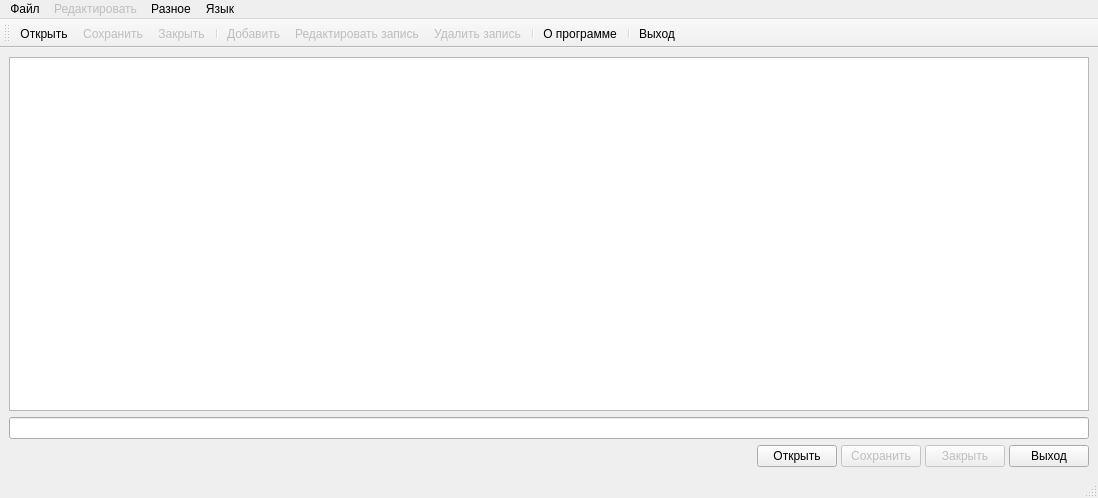
<?xml version="1.0" encoding="UTF-8"?>
<ui version="4.0">
 <class>MainWindow</class>
 <widget class="QMainWindow" name="MainWindow">
  <property name="geometry">
   <rect>
    <x>0</x>
    <y>0</y>
    <width>1098</width>
    <height>498</height>
   </rect>
  </property>
  <property name="windowTitle">
   <string>MainWindow</string>
  </property>
  <widget class="QWidget" name="centralwidget">
   <layout class="QVBoxLayout" name="verticalLayout">
    <item>
     <widget class="TableWidget" name="tableWidget"/>
    </item>
    <item>
     <widget class="QLineEdit" name="lineEdit"/>
    </item>
    <item>
     <layout class="QHBoxLayout" name="horizontalLayout">
      <property name="spacing">
       <number>4</number>
      </property>
      <item>
       <spacer name="horizontalSpacer">
        <property name="orientation">
         <enum>Qt::Horizontal</enum>
        </property>
        <property name="sizeHint" stdset="0">
         <size>
          <width>40</width>
          <height>20</height>
         </size>
        </property>
       </spacer>
      </item>
      <item>
       <widget class="QPushButton" name="pushOpen">
        <property name="text">
         <string>Открыть</string>
        </property>
       </widget>
      </item>
      <item>
       <widget class="QPushButton" name="pushSave">
        <property name="enabled">
         <bool>false</bool>
        </property>
        <property name="text">
         <string>Сохранить</string>
        </property>
       </widget>
      </item>
      <item>
       <widget class="QPushButton" name="pushClose">
        <property name="enabled">
         <bool>false</bool>
        </property>
        <property name="text">
         <string>Закрыть</string>
        </property>
       </widget>
      </item>
      <item>
       <widget class="QPushButton" name="pushExit">
        <property name="text">
         <string>Выход</string>
        </property>
       </widget>
      </item>
     </layout>
    </item>
   </layout>
  </widget>
  <widget class="QMenuBar" name="menubar">
   <property name="geometry">
    <rect>
     <x>0</x>
     <y>0</y>
     <width>1098</width>
     <height>21</height>
    </rect>
   </property>
   <widget class="QMenu" name="menu">
    <property name="title">
     <string>Файл</string>
    </property>
    <addaction name="actionOpen"/>
    <addaction name="actionSave"/>
    <addaction name="actionClose"/>
   </widget>
   <widget class="QMenu" name="menu_2">
    <property name="enabled">
     <bool>false</bool>
    </property>
    <property name="title">
     <string>Редактировать</string>
    </property>
    <addaction name="actionAdd"/>
    <addaction name="actionEdit"/>
    <addaction name="actionDelete"/>
   </widget>
   <widget class="QMenu" name="menu_3">
    <property name="title">
     <string>Разное</string>
    </property>
    <addaction name="actionInfo"/>
    <addaction name="actionExit"/>
   </widget>
   <widget class="QMenu" name="menu_lang">
    <property name="title">
     <string>Язык</string>
    </property>
   </widget>
   <addaction name="menu"/>
   <addaction name="menu_2"/>
   <addaction name="menu_3"/>
   <addaction name="menu_lang"/>
  </widget>
  <widget class="QStatusBar" name="statusbar"/>
  <widget class="QToolBar" name="toolBar">
   <property name="windowTitle">
    <string>toolBar</string>
   </property>
   <attribute name="toolBarArea">
    <enum>TopToolBarArea</enum>
   </attribute>
   <attribute name="toolBarBreak">
    <bool>false</bool>
   </attribute>
   <addaction name="actionOpen"/>
   <addaction name="actionSave"/>
   <addaction name="actionClose"/>
   <addaction name="separator"/>
   <addaction name="actionAdd"/>
   <addaction name="actionEdit"/>
   <addaction name="actionDelete"/>
   <addaction name="separator"/>
   <addaction name="actionInfo"/>
   <addaction name="separator"/>
   <addaction name="actionExit"/>
  </widget>
  <action name="actionOpen">
   <property name="icon">
    <iconset resource="icon.qrc">
     <normaloff>:/new/icons/icon/open.png</normaloff>:/new/icons/icon/open.png</iconset>
   </property>
   <property name="text">
    <string>Открыть</string>
   </property>
  </action>
  <action name="actionSave">
   <property name="enabled">
    <bool>false</bool>
   </property>
   <property name="icon">
    <iconset resource="icon.qrc">
     <normaloff>:/new/icons/icon/save.png</normaloff>:/new/icons/icon/save.png</iconset>
   </property>
   <property name="text">
    <string>Сохранить</string>
   </property>
  </action>
  <action name="actionClose">
   <property name="enabled">
    <bool>false</bool>
   </property>
   <property name="icon">
    <iconset resource="icon.qrc">
     <normaloff>:/new/icons/icon/close.png</normaloff>:/new/icons/icon/close.png</iconset>
   </property>
   <property name="text">
    <string>Закрыть</string>
   </property>
  </action>
  <action name="actionAdd">
   <property name="enabled">
    <bool>false</bool>
   </property>
   <property name="icon">
    <iconset resource="icon.qrc">
     <normaloff>:/new/icons/icon/create.png</normaloff>:/new/icons/icon/create.png</iconset>
   </property>
   <property name="text">
    <string>Добавить</string>
   </property>
  </action>
  <action name="actionEdit">
   <property name="enabled">
    <bool>false</bool>
   </property>
   <property name="icon">
    <iconset resource="icon.qrc">
     <normaloff>:/new/icons/icon/edit.png</normaloff>:/new/icons/icon/edit.png</iconset>
   </property>
   <property name="text">
    <string>Редактировать запись</string>
   </property>
  </action>
  <action name="actionDelete">
   <property name="enabled">
    <bool>false</bool>
   </property>
   <property name="icon">
    <iconset resource="icon.qrc">
     <normaloff>:/new/icons/icon/delete.png</normaloff>:/new/icons/icon/delete.png</iconset>
   </property>
   <property name="text">
    <string> Удалить запись</string>
   </property>
  </action>
  <action name="actionInfo">
   <property name="icon">
    <iconset resource="icon.qrc">
     <normaloff>:/new/icons/icon/info.png</normaloff>:/new/icons/icon/info.png</iconset>
   </property>
   <property name="text">
    <string>О программе</string>
   </property>
  </action>
  <action name="actionExit">
   <property name="icon">
    <iconset resource="icon.qrc">
     <normaloff>:/new/icons/icon/exit.png</normaloff>:/new/icons/icon/exit.png</iconset>
   </property>
   <property name="text">
    <string>Выход</string>
   </property>
  </action>
 </widget>
 <customwidgets>
  <customwidget>
   <class>TableWidget</class>
   <extends>QTableWidget</extends>
   <header>tablewidget.h</header>
  </customwidget>
 </customwidgets>
 <resources>
  <include location="icon.qrc"/>
 </resources>
 <connections>
  <connection>
   <sender>actionExit</sender>
   <signal>triggered()</signal>
   <receiver>MainWindow</receiver>
   <slot>close()</slot>
   <hints>
    <hint type="sourcelabel">
     <x>-1</x>
     <y>-1</y>
    </hint>
    <hint type="destinationlabel">
     <x>399</x>
     <y>299</y>
    </hint>
   </hints>
  </connection>
 </connections>
</ui>
